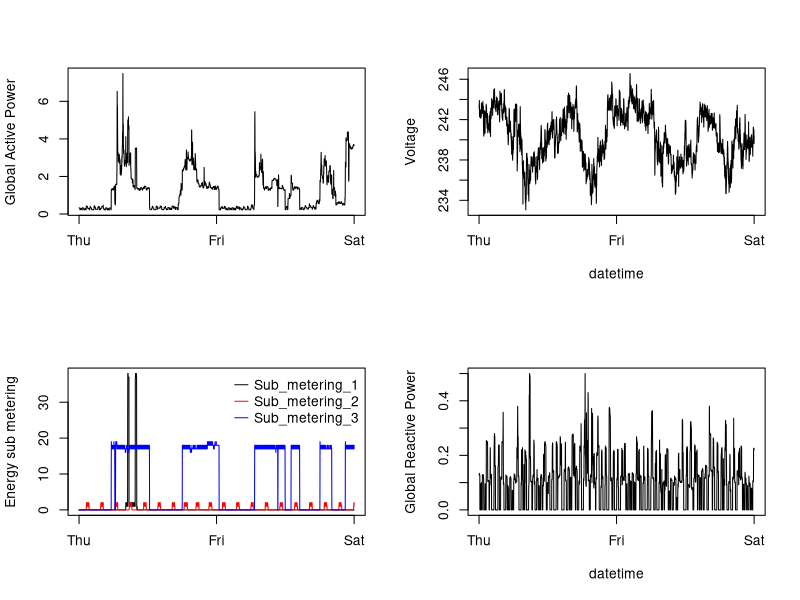

Write R code to recreate this figure.
hpc <- read.csv("data/hpc.csv")
png(filename = "plots/plot4.png", width = 480, height = 480)
par(mfrow = c(2,2))

plot(hpc$Global_active_power, type = "l", xlab = "", ylab = "Global Active Power", xaxt="n")
axis(1, c(1, nrow(hpc) / 2, nrow(hpc)), c("Thu", "Fri", "Sat"))

plot(hpc$Voltage, type = "l", xlab = "datetime", ylab = "Voltage", xaxt="n")
axis(1, c(1, nrow(hpc) / 2, nrow(hpc)), c("Thu", "Fri", "Sat"))

plot(hpc$Sub_metering_1, type = "l", xlab = "", ylab = "Energy sub metering", xaxt="n", col="black")
lines(hpc$Sub_metering_2, col="red")
lines(hpc$Sub_metering_3, col="blue")
legend("topright", c("Sub_metering_1", "Sub_metering_2", "Sub_metering_3"), col=c("black", "red", "blue"), pch="—", bty="n")
axis(1, c(1, nrow(hpc) / 2, nrow(hpc)), c("Thu", "Fri", "Sat"))

plot(hpc$Global_reactive_power, type = "l", xlab = "datetime", ylab = "Global Reactive Power", xaxt="n")
axis(1, c(1, nrow(hpc) / 2, nrow(hpc)), c("Thu", "Fri", "Sat"))

dev.off()

